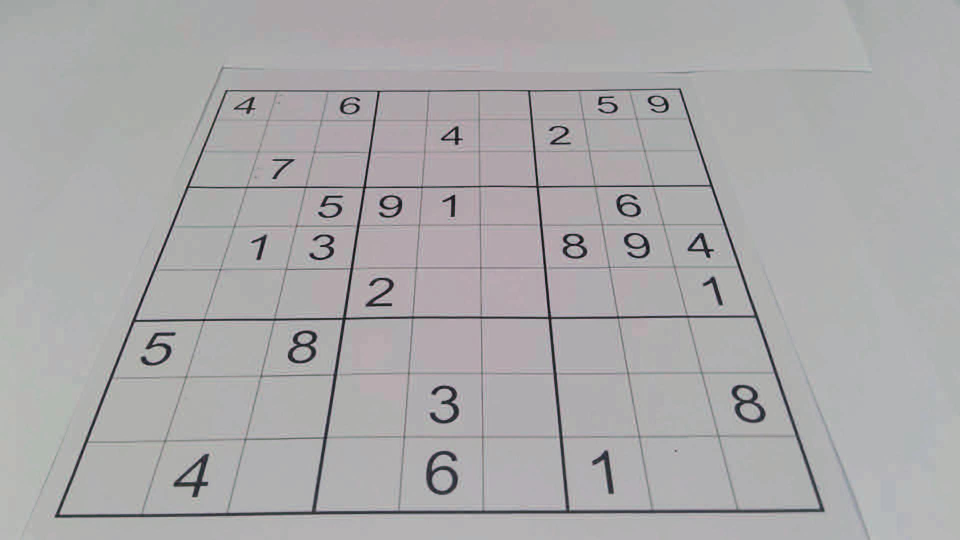
%> input picture Sudokun/Sudokun_Matlab/Testimage/1_ori.jpg, 1920 x 1080 px (shown at 1/2 size)
$ octave --eval "result = sudokuBrain(imread('Testimage/1_ori.jpg'));"   (GNU Octave 9; MATLAB toolbox functions it lacks are replaced by stand-ins)
%> lines starting %> are read from the running program, lines starting %| are printed output that depends on the picture; in (x1, y1, x2, y2) boxes, pixels count from 0 and x2, y2 are one past the last pixel; in counts of white or black regions, pixels touching at a corner belong together; the program's own positions count from 1
### Sudokun/Sudokun_Matlab/findEdges.m
function lines = findEdges(image_bw)
% input:  a binary image of intereted region
% output: 20 solid lines expressed in polar and cartesian coordinates.
% This function is to detect the gridlines by finding peaks in the parameter
% space. The peaks in the function indicate the potential straight lines with
% the most dots on them.

%% parameter setting
max_gap = 400;
min_length = 100;

%% Apply Hough transformation
[H,theta,rho] = hough(image_bw);

%% Find Hough peaks
peaks = houghpeaks(H,20,'threshold',ceil(0.4*max(H(:))));
lines = houghlines(image_bw,theta,rho,peaks,'FillGap',max_gap,'MinLength',min_length);
end

### Sudokun/Sudokun_Matlab/findBorders.m

function endpoints = findBorders(lines)
%input: all solid lines found from Hough transform
%output: four outer-most borders named as 'endpoints'
%This funtion is to find the outer-most four borders from all lines
%detected from Hought transform
%The general idea is: With twenty gridlines recorded in coordinates, we classify them into two groups,
% namely horizontal and vertical lines. The grouping is done based on their polar angles:
% the polar angles of the lines in the same group are quite close. By doing so, we eliminate the influence
% of unitary rotation. Then we identify and extract the outer borders by finding two lines in each group
%that are the closest and the furthest to the origin.
%%
theta_extracted = abs(extractfield(lines,'theta'));
%give absolute value to all the theta(angle) extracted in polar coordinates
pho_extracted = abs(extractfield(lines,'rho'));
%give absolute value to all the pho (length) extracted in polar coordinates

threshold = (max(theta_extracted)+ min(theta_extracted))/2; %define a threshold for comparison
%[~, ind_sorted] = sort(theta_extracted);
% ind_1 = ind_sorted(1:4);
% ind_2 = ind_sorted(5:8);
ind_1 = find(theta_extracted <= threshold); %divide two groups based on threshold
ind_2 = find(theta_extracted > threshold);

rho_val_1 = pho_extracted(ind_1);
rho_val_2 = pho_extracted(ind_2);
%find four lines based on the rho value
[~,ind_max_2] = max(rho_val_2);
[~,ind_min_2] = min(rho_val_2);
[~,ind_max_1] = max(rho_val_1);
[~,ind_min_1] = min(rho_val_1);

%extract four outer-most lines. Note that there is a conversion between
%polar and cartesian coordinates.
top_line = [lines(ind_2(ind_min_2)).point1,lines(ind_2(ind_min_2)).point2];
bottom_line = [lines(ind_2(ind_max_2)).point1,lines(ind_2(ind_max_2)).point2];
left_line = [lines(ind_1(ind_min_1)).point1,lines(ind_1(ind_min_1)).point2];
right_line = [lines(ind_1(ind_max_1)).point1,lines(ind_1(ind_max_1)).point2];

endpoints = [top_line;bottom_line;left_line;right_line]; %stack as a matrix called endpoints
end

### Sudokun/Sudokun_Matlab/sudokuBrain.m
function output_image = sudokuBrain(input_image)
% input:        captured rgb image
% output:       the captured image with the puzzle filled by blue digits
% sudokuBrain is the main function for understanding the input image and
% solving the sudoku
% this function includes image processing, denoising, puzzle vertices
% detection, image cropping,digits recognition,sudoku solving, puzzle filling
% and re-projection

disp('solving the sudoku');

%% parameter setting
% please see our project report for detailed explanation

% the width of the square puzzle in the standard planar
width=9*16*3;
% in the standard planar, the location of the left-top corner is (left_corner,left_corner)
left_corner=400;
% prepare for dimension extension; we can also solve 16*16 sudoku
dimension=9;


%% image processing and denoising
% convert the image to grayscale
image_gray = rgb2gray(input_image);
% increase contrast
image_gray = imadjust(image_gray ,[0.4 0.6], [0 1]);
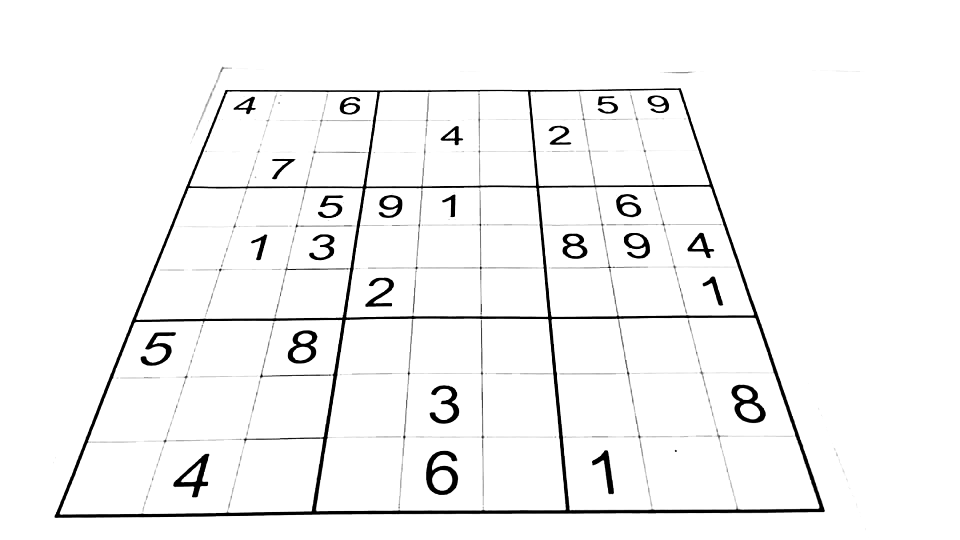
%> image_gray: size 1080x1920 uint8 (shown at 1/2 size); min 0, max 255, mean 245.5
% convert the image to binary format
% reverse black and white, to prepare for following recognition
image_bw = imcomplement(imbinarize(image_gray));
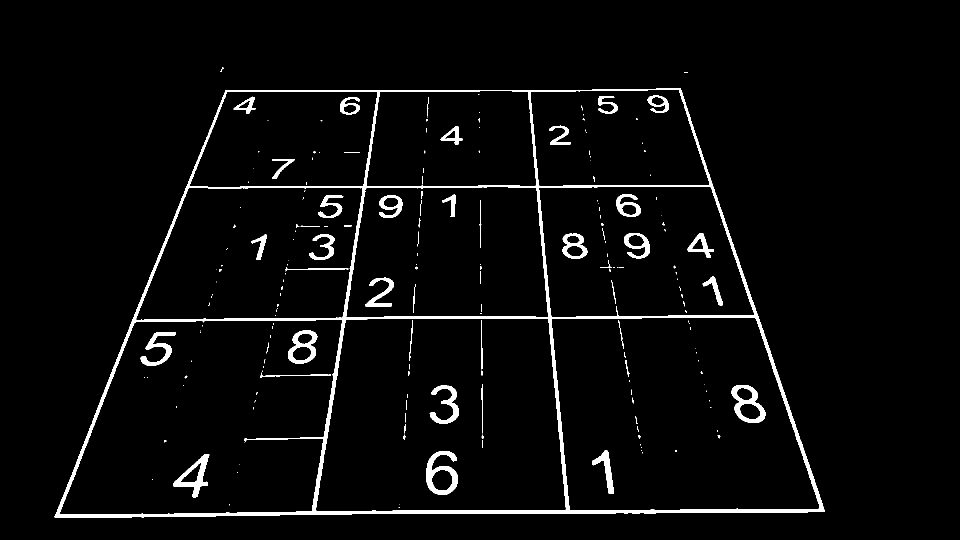
%> image_bw: size 1080x1920 logical (shown at 1/2 size); 3.5% white; 201 white regions (139 under 20 px), largest, box (x1, y1, x2, y2) and area: (109, 176, 1649, 1036) 43403, (852, 902, 916, 990) 2395, (1463, 770, 1531, 846) 2034
% denoise function
image_bw = bwareaopen(image_bw,30);
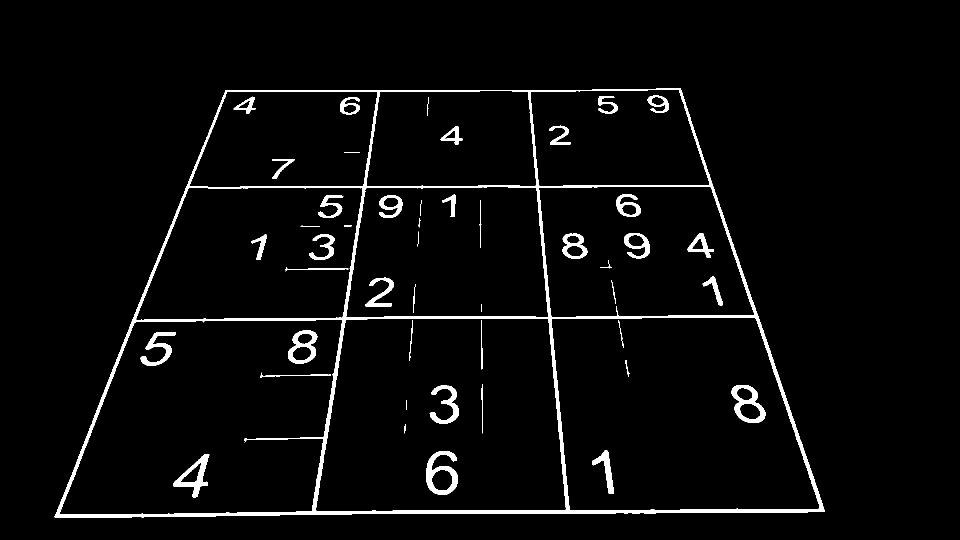
%> image_bw: size 1080x1920 logical (shown at 1/2 size); 3.4% white; 47 white regions, largest, box (x1, y1, x2, y2) and area: (109, 176, 1649, 1036) 43403, (852, 902, 916, 990) 2395, (1463, 770, 1531, 846) 2034

%% find the four vertices of the puzzle
% detect the edges by Hough transform
edges = findEdges(image_bw);
%> in findEdges, `[H,theta,rho] = hough(image_bw);`:
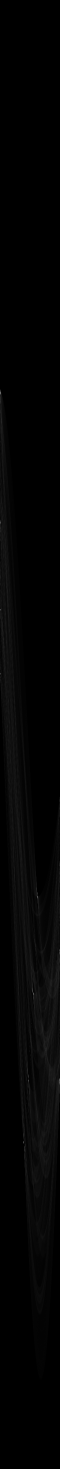
%> H: size 4405x180 double (shown at 1/3 size); min 0, max 1112, mean 16.2; drawn with min black and max white
%> in findEdges, `[H,theta,rho] = hough(image_bw);`: theta = 180 values from -90 to 89; rho = 4405 values from -2202 to 2202
%> in findEdges, `peaks = houghpeaks(H,20,'threshold',ceil(0.4*max(H(:))));`: peaks = [1179 1; 1830 1; 2692 113; 3429 72; 2980 100; 3242 86; 1568 1; 2022 1]
%> in findEdges, `lines = houghlines(image_bw,theta,rho,peaks,'FillGap',max_gap,'MinLeng..`: lines = 8 lines; point1 to point2 (x, y): (113, 1025) to (1616, 1025), (267, 636) to (1518, 636), (373, 374) to (1427, 374), (111, 1033) to (456, 181), (451, 182) to (1363, 182), (1358, 177) to (1649, 1022), (625, 1025) to (759, 185), (1060, 181) to (1134, 1027)
%> edges has the same summary as lines in findEdges
%> the run ends on the next line
% find the four strongest lines, i.e., borders
borders = findBorders(edges);
% from the borders, we can get their intersections,i.e., the vertices
corners = findCorners(borders);

%% conduct 2D projection
% this part will project the input image to a standard planar, preparing
% for the following recognition section

% calculate the transformation matrix
H = homo2D(corners(:,1),corners(:,2),left_corner,width);
% project the whole input image
image_norm = projectImage(H,imcomplement(image_bw),left_corner,width);

%% image cropping
% crop the puzzle into 81 subimages
[cropped_image, check_num] = cropImage(image_norm,left_corner,width,dimension);

%% digits recognition
% OCR method
puzzleOcr = recognizeOcr(cropped_image, check_num);
% CNN method
puzzleCNN=recognizeCNN(cropped_image);
% KNN method (template matching)
puzzleKNN=recognizeKNN(cropped_image);
% three methods vote to get the confident results
puzzle = puzzleMode(puzzleOcr,puzzleCNN,puzzleKNN);

%% sudoku solving
% two solving methods
 [solution, sol] = sudoku2(puzzle);
% solution = solvePuzzle(puzzle);

% if the sudoku cannot be solved, error
if sol
    msgbox('Infeasible problem', 'error');
end

%% fill the puzzle and re-project
if ~sol
    % fill the puzzle with answers
    image_filled = fillPuzzle(double(image_norm),puzzle,solution,left_corner,width,dimension);
    % enlarge the puzzle and then project it back to the input form
    scale=2;
    output_image=projectBack(input_image,image_filled,H,scale,left_corner,width);
end
end

$ run again, on Sudokun/Sudokun_Matlab/Testimage/2_ori.jpg
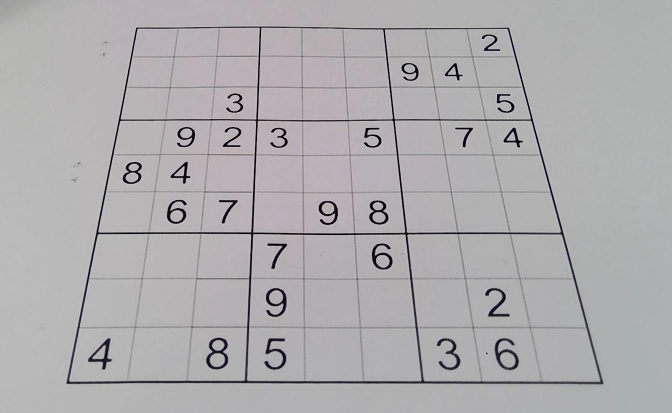
%> input picture Sudokun/Sudokun_Matlab/Testimage/2_ori.jpg, 1344 x 826 px (shown at 1/2 size)
%> in sudokuBrain, `image_gray = imadjust(image_gray ,[0.4 0.6], [0 1]);`:
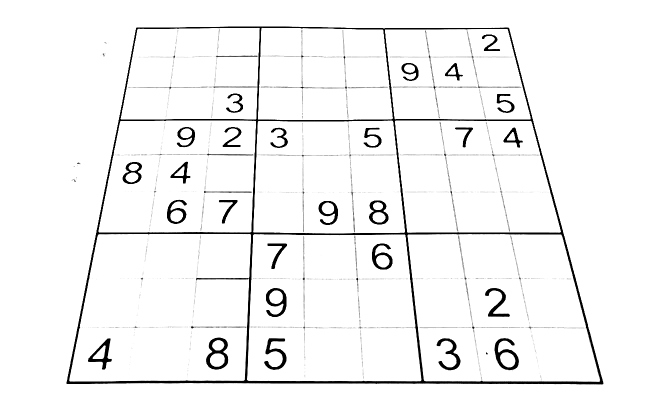
%> image_gray: size 826x1344 uint8 (shown at 1/2 size); min 0, max 255, mean 244.6
%> in sudokuBrain, `image_bw = bwareaopen(image_bw,30);`:
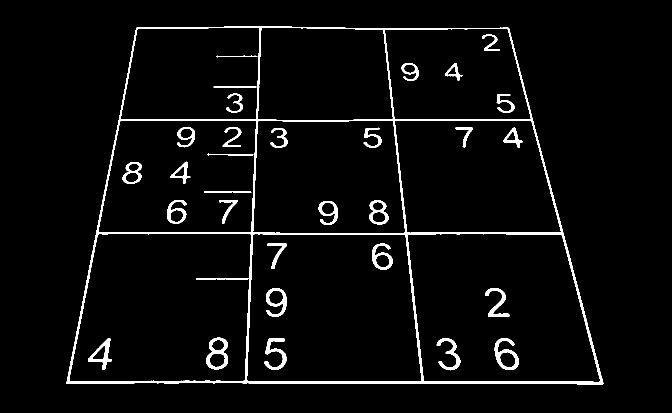
%> image_bw: size 826x1344 logical (shown at 1/2 size); 3.8% white; 31 white regions, largest, box (x1, y1, x2, y2) and area: (133, 53, 1207, 769) 23855, (412, 675, 456, 739) 1144, (989, 676, 1038, 740) 1126
%> theta = 180 values from -90 to 89; rho = 3155 values from -1577 to 1577
%> peaks = [813 1; 1111 1; 1338 1; 2544 76; 1857 102; 2337 85; 1522 1; 2099 93]
%> lines = 8 lines; point1 to point2 (x, y): (134, 766) to (1207, 766), (193, 468) to (1127, 468), (238, 241) to (1066, 241), (273, 57) to (1018, 57), (1016, 56) to (1207, 768), (136, 767) to (275, 56), (770, 57) to (845, 767), (496, 762) to (520, 81)
%> edges has the same summary as lines in findEdges

$ run again, on Sudokun/Sudokun_Matlab/Testimage/3_ori.jpg
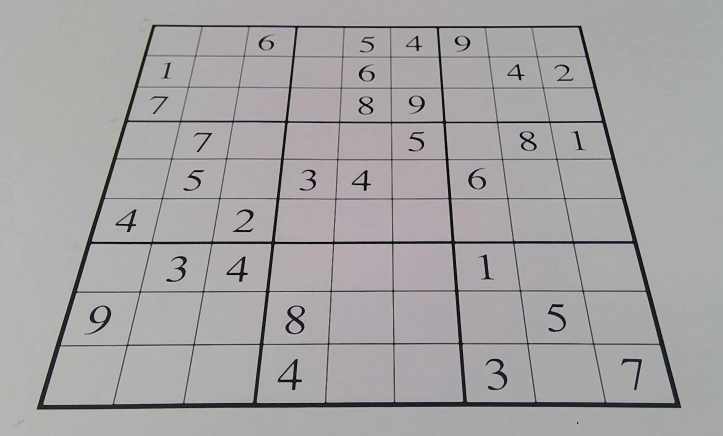
%> input picture Sudokun/Sudokun_Matlab/Testimage/3_ori.jpg, 1445 x 871 px (shown at 1/2 size)
%> in sudokuBrain, `image_gray = imadjust(image_gray ,[0.4 0.6], [0 1]);`:
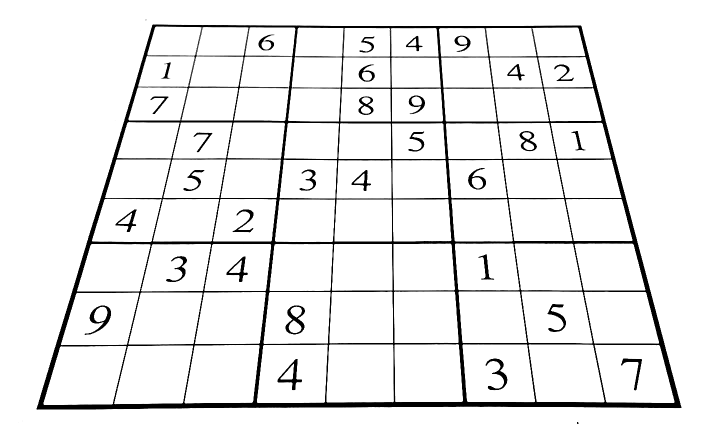
%> image_gray: size 871x1445 uint8 (shown at 1/2 size); min 0, max 255, mean 237.5
%> in sudokuBrain, `image_bw = imcomplement(imbinarize(image_gray));`:
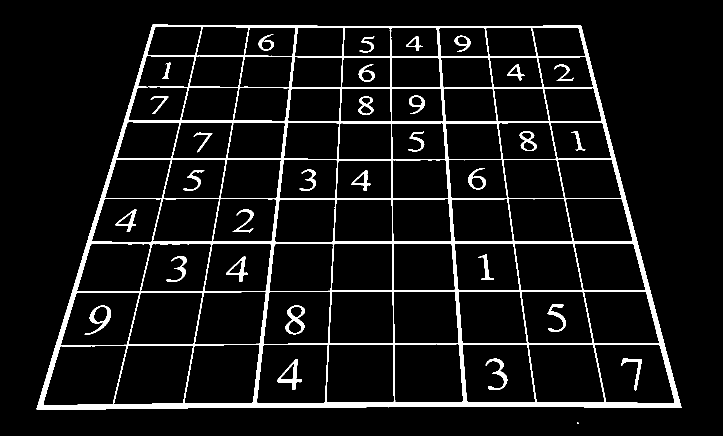
%> image_bw: size 871x1445 logical (shown at 1/2 size); 6.9% white; 33 white regions (2 under 20 px), largest, box (x1, y1, x2, y2) and area: (73, 49, 1363, 819) 73651, (571, 611, 610, 669) 818, (555, 718, 604, 780) 806
%> theta = 180 values from -90 to 89; rho = 3373 values from -1686 to 1686
%> peaks = 19 rows, first 12: [875 1; 1201 1; 1290 1; 1369 1; 999 1; 1105 1; 1444 1; 1512 1; 1635 1; 1997 108; 2791 76; 2281 97]
%> lines = 19 lines; longest, point1 to point2 (x, y): (76, 813) to (1362, 813), (113, 689) to (1329, 689), (146, 583) to (1301, 583), (174, 487) to (1276, 487), (202, 398) to (1252, 398), (226, 319) to (1231, 319)
%> edges has the same summary as lines in findEdges

$ run again, on Sudokun/Sudokun_Matlab/Testimage/4_ori.jpg
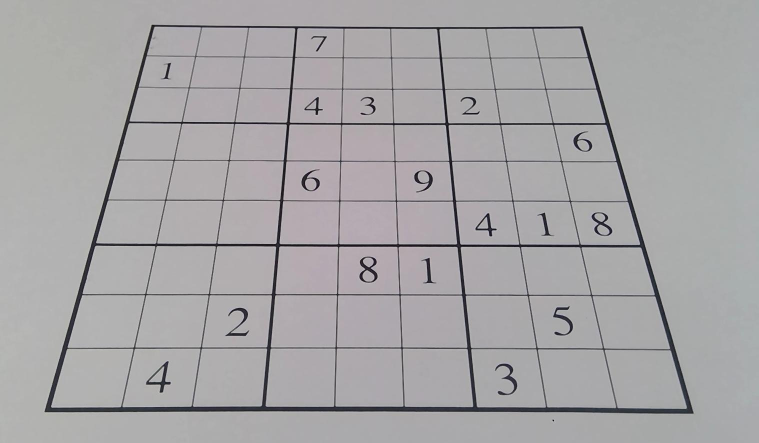
%> input picture Sudokun/Sudokun_Matlab/Testimage/4_ori.jpg, 1517 x 886 px (shown at 1/2 size)
%> in sudokuBrain, `image_gray = imadjust(image_gray ,[0.4 0.6], [0 1]);`:
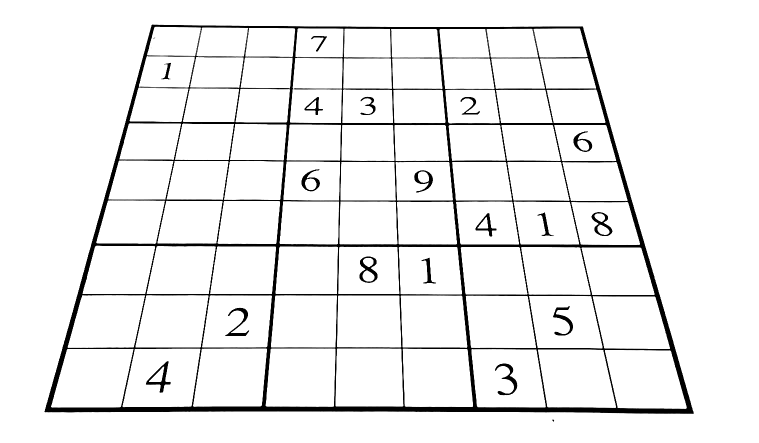
%> image_gray: size 886x1517 uint8 (shown at 1/2 size); min 0, max 255, mean 239.4
%> in sudokuBrain, `image_bw = imcomplement(imbinarize(image_gray));`:
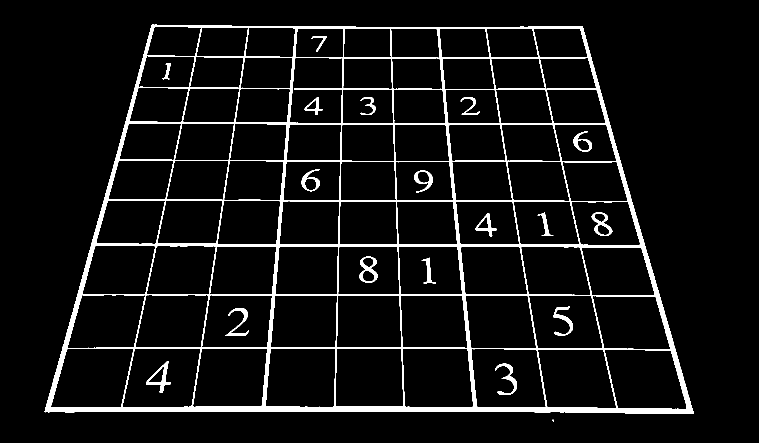
%> image_bw: size 886x1517 logical (shown at 1/2 size); 6.2% white; 19 white regions (1 under 20 px), largest, box (x1, y1, x2, y2) and area: (89, 49, 1388, 828) 74504, (292, 722, 341, 785) 810, (719, 513, 755, 566) 744
%> theta = 180 values from -90 to 89; rho = 3513 values from -1756 to 1756
%> peaks = 17 rows, first 12: [935 1; 1267 1; 1167 1; 1061 1; 1511 1; 1356 1; 2859 75; 2063 106; 1703 1; 2351 96; 2535 89; 2620 85]
%> lines = 17 lines; longest, point1 to point2 (x, y): (90, 823) to (1387, 823), (126, 697) to (1350, 697), (156, 591) to (1320, 591), (183, 491) to (1290, 491), (208, 402) to (1264, 402), (230, 323) to (1241, 323)
%> edges has the same summary as lines in findEdges
